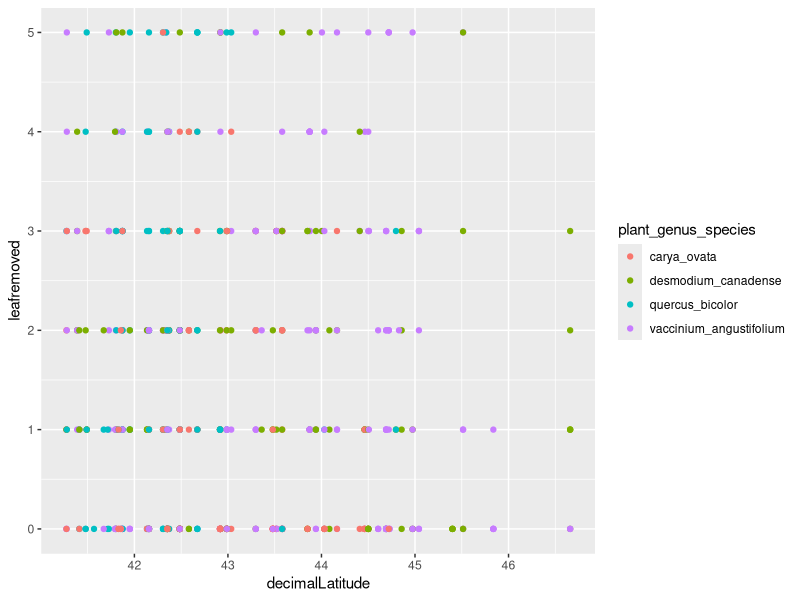
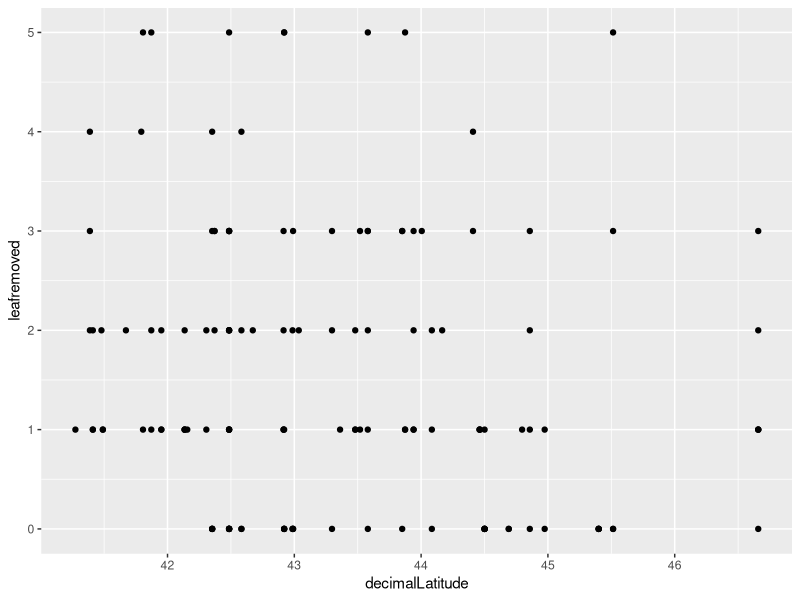
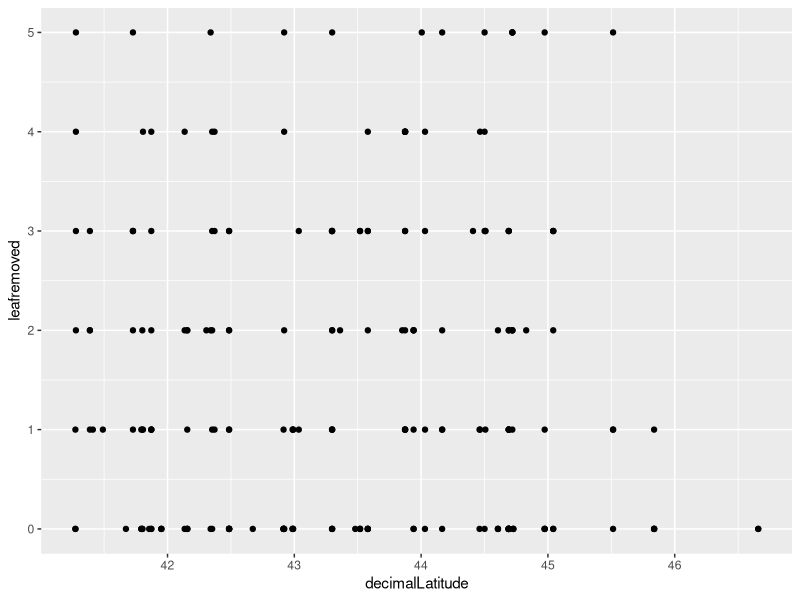
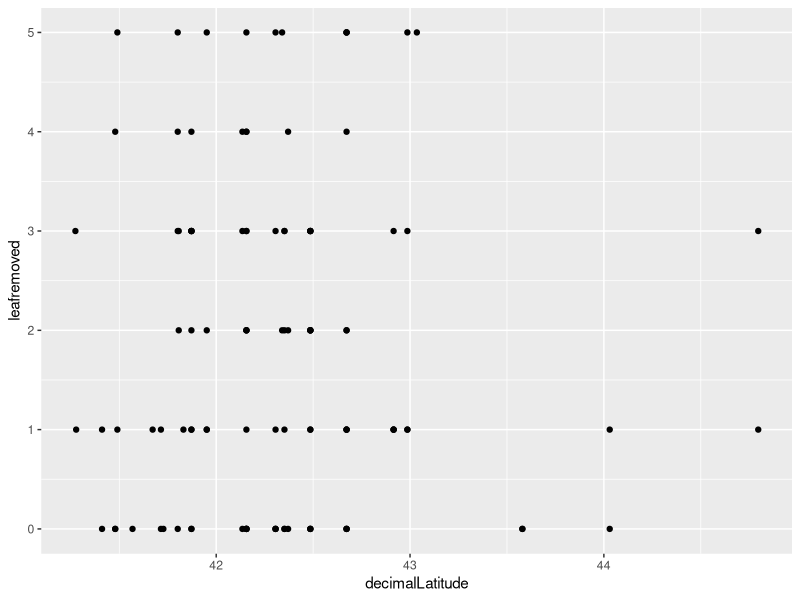
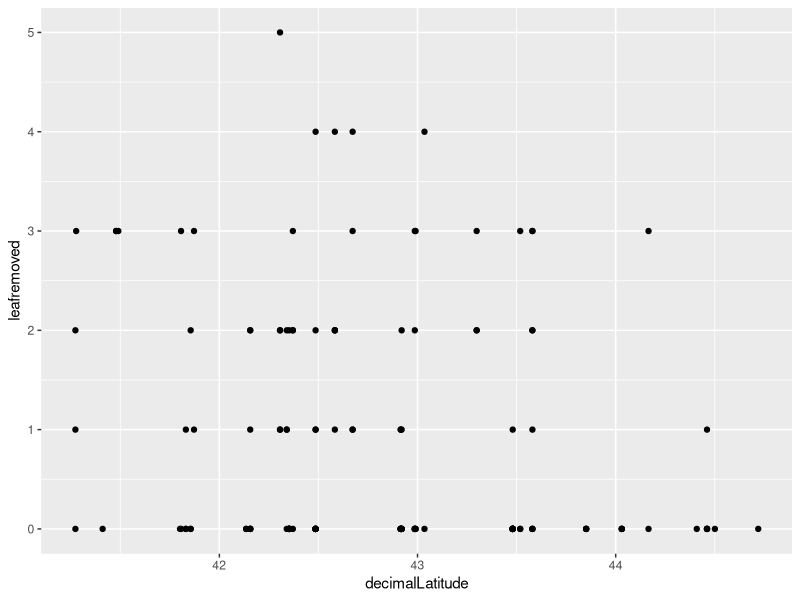
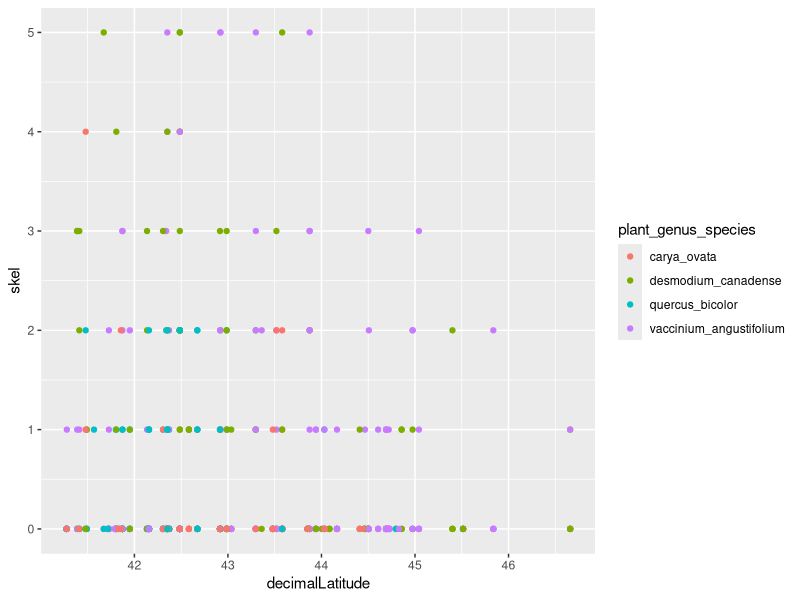
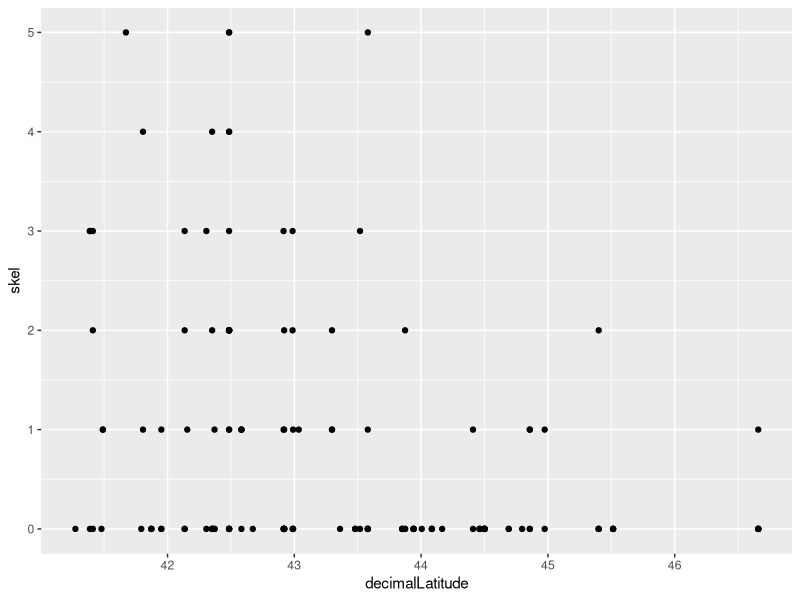
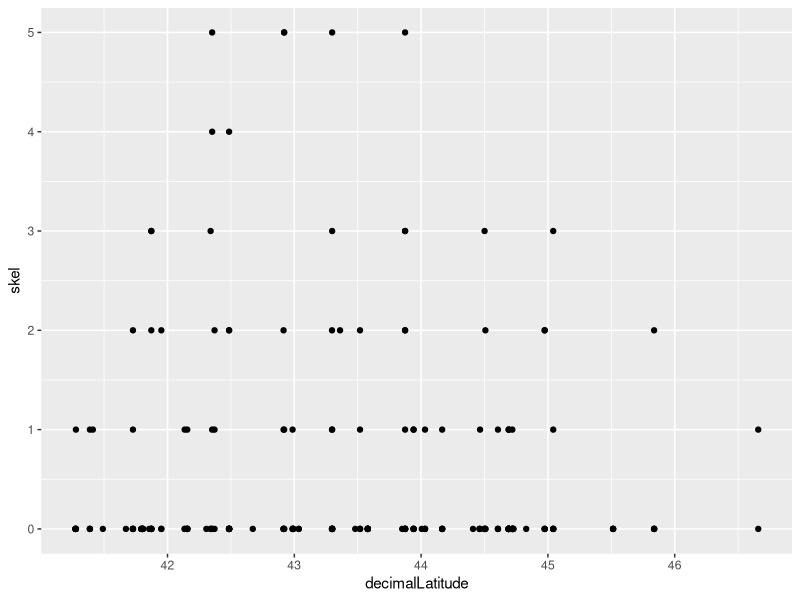

These charts were generated, in order, by the following R code: (Note: this script raises an error after producing the figures.)
library(data.table)
library(ggplot2)
library(lme4)
library(nlme)
library(plyr)

centroids <- read.csv("county_centroids.csv", header=TRUE)
lat_herbiv <- read.csv("Herbivinherbaria_data.csv", header=TRUE)

centroids_NE <- subset(centroids, state=="Maine"|state=="New Hampshire"|state=="Vermont"|state=="Massachusetts"|
                         state=="Rhode Island"|state=="Connecticut")

#This is correct, but do need to figure out where the 20 specimens or so went when joined. Are these just 
#NA's? 
merged <- merge(lat_herbiv, centroids_NE, by=c("county","state"))

DECA <- subset(merged, plant_genus_species =="desmodium_canadense")
VAAN <- subset(merged, plant_genus_species =="vaccinium_angustifolium")
QUBI <- subset(merged, plant_genus_species =="quercus_bicolor")
CAOV <- subset(merged, plant_genus_species =="carya_ovata")

ggplot(merged, aes(x=decimalLatitude, y=leafremoved, colour=plant_genus_species)) + geom_point()
ggplot(DECA, aes(x=decimalLatitude, y=leafremoved)) + geom_point()
ggplot(VAAN, aes(x=decimalLatitude, y=leafremoved)) + geom_point()
ggplot(QUBI, aes(x=decimalLatitude, y=leafremoved)) + geom_point()
ggplot(CAOV, aes(x=decimalLatitude, y=leafremoved)) + geom_point()

ggplot(merged, aes(x=decimalLatitude, y=skel, colour=plant_genus_species)) + geom_point()
ggplot(DECA, aes(x=decimalLatitude, y=skel)) + geom_point()
ggplot(VAAN, aes(x=decimalLatitude, y=skel)) + geom_point()
ggplot(QUBI, aes(x=decimalLatitude, y=skel)) + geom_point()
ggplot(CAOV, aes(x=decimalLatitude, y=skel)) + geom_point()

ggplot(merged, aes(x=decimalLatitude, y=stippling, colour=plant_genus_species)) + geom_point()
ggplot(DECA, aes(x=decimalLatitude, y=stippling)) + geom_point()
ggplot(VAAN, aes(x=decimalLatitude, y=stippling)) + geom_point()
ggplot(QUBI, aes(x=decimalLatitude, y=stippling)) + geom_point()
ggplot(CAOV, aes(x=decimalLatitude, y=stippling)) + geom_point()

ggplot(merged, aes(x=decimalLatitude, y=serpentine.mine, colour=plant_genus_species)) + geom_point()
ggplot(DECA, aes(x=decimalLatitude, y=serpentine.mine)) + geom_point()
ggplot(VAAN, aes(x=decimalLatitude, y=serpentine.mine)) + geom_point()
ggplot(QUBI, aes(x=decimalLatitude, y=serpentine.mine)) + geom_point()
ggplot(CAOV, aes(x=decimalLatitude, y=serpentine.mine)) + geom_point()

ggplot(merged, aes(x=decimalLatitude, y=blotch.mine, colour=plant_genus_species)) + geom_point()
ggplot(DECA, aes(x=decimalLatitude, y=blotch.mine)) + geom_point()
ggplot(VAAN, aes(x=decimalLatitude, y=blotch.mine)) + geom_point()
ggplot(QUBI, aes(x=decimalLatitude, y=blotch.mine)) + geom_point()
ggplot(CAOV, aes(x=decimalLatitude, y=blotch.mine)) + geom_point()

ggplot(merged, aes(x=decimalLatitude, y=sooty.mould, colour=plant_genus_species)) + geom_point()
ggplot(DECA, aes(x=decimalLatitude, y=sooty.mould)) + geom_point()
ggplot(VAAN, aes(x=decimalLatitude, y=sooty.mould)) + geom_point()
ggplot(QUBI, aes(x=decimalLatitude, y=sooty.mould)) + geom_point()
ggplot(CAOV, aes(x=decimalLatitude, y=sooty.mould)) + geom_point()

ggplot(merged, aes(x=decimalLatitude, y=unknown.lesions, colour=plant_genus_species)) + geom_point()
ggplot(DECA, aes(x=decimalLatitude, y=unknown.lesions)) + geom_point()
ggplot(VAAN, aes(x=decimalLatitude, y=unknown.lesions)) + geom_point()
ggplot(QUBI, aes(x=decimalLatitude, y=unknown.lesions)) + geom_point()
ggplot(CAOV, aes(x=decimalLatitude, y=unknown.lesions)) + geom_point()



#test of herbivory with latitude
#create binary data
merged$binary_noherbiv <- ifelse(merged$totalherbiv>0, 1, 0)
merged$binary_chew<- ifelse(merged$leafremoved>0, 1, 0)
merged$binary_skel <- ifelse(merged$skel>0, 1, 0)
merged$binary_stipp <- ifelse(merged$stippling>0, 1, 0)
merged$binary_SM <- ifelse(merged$sooty.mould>0, 1, 0)
merged$binary_lgalls <- ifelse(merged$leaf.galls>0, 1, 0)
merged$binary_blotchmines <- ifelse(merged$blotch.mine>0, 1, 0)
merged$binary_serpmines <- ifelse(merged$serpentine.mine>0, 1, 0)

#create percent with herbivory column
merged_noNAchew <- subset(merged, leafremoved != "NA")
merged_noNAchew$totalboxes <- 5
merged_noNAchew$chew_prop <- merged_noNAchew$leafremoved/merged_noNAchew$totalboxes

model <- glmer(chew_prop~decimalLatitude+month+(1|plant_genus_species), weights=totalboxes, family = binomial(logit), 
               na.action=na.omit, data=merged_noNAchew, control = glmerControl(optimizer = "bobyqa"),
               nAGQ = 10)
summary(model)

chew_glm <- glm(chew_prop~decimalLatitude+plant_genus_species+month+year, weights=totalboxes, family = binomial(logit), 
                 na.action=na.omit, data=merged_noNAchew)
summary(chew_glm)

#Same model with skeletonization
merged_noNAskel <- subset(merged, skel != "NA")
merged_noNAskel$totalboxes <- 5
merged_noNAskel$skel_prop <- merged_noNAskel$skel/merged_noNAskel$totalboxes

model <- glmer(skel_prop~decimalLatitude+month+(1|plant_genus_species), weights=totalboxes, family = binomial(logit), 
               na.action=na.omit, data=merged_noNAskel, control = glmerControl(optimizer = "bobyqa"),
               nAGQ = 10)
summary(model)

skel_glm <- glm(skel_prop~decimalLatitude+plant_genus_species+month+year, weights=totalboxes, family = binomial(logit), 
                na.action=na.omit, data=merged_noNAskel)
summary(skel_glm)

#Same model with stippling
merged_noNAstippling <- subset(merged, stippling != "NA")
merged_noNAstippling$totalboxes <- 5
merged_noNAstippling$stippling_prop <- merged_noNAstippling$stippling/merged_noNAstippling$totalboxes

model <- glmer(stippling_prop~decimalLatitude+month+(1|plant_genus_species), weights=totalboxes, family = binomial(logit), 
               na.action=na.omit, data=merged_noNAstippling, control = glmerControl(optimizer = "bobyqa"),
               nAGQ = 10)
summary(model)

stipp_glm <- glm(stippling_prop~decimalLatitude*plant_genus_species+month+year, weights=totalboxes, family = binomial(logit), 
                na.action=na.omit, data=merged_noNAstippling)
summary(stipp_glm)

#Same model with sooty mould
merged_noNAsooty.mould <- subset(merged, sooty.mould != "NA")
merged_noNAsooty.mould$totalboxes <- 5
merged_noNAsooty.mould$sooty.mould_prop <- merged_noNAsooty.mould$sooty.mould/merged_noNAsooty.mould$totalboxes

model <- glmer(sooty.mould_prop~decimalLatitude+month+(1|plant_genus_species), weights=totalboxes, family = binomial(logit), 
               na.action=na.omit, data=merged_noNAsooty.mould, control = glmerControl(optimizer = "bobyqa"),
               nAGQ = 10)
summary(model)

SM_glm <- glm(sooty.mould_prop~decimalLatitude+plant_genus_species+month+year, weights=totalboxes, family = binomial(logit), 
                 na.action=na.omit, data=merged_noNAsooty.mould)
summary(SM_glm)

#Same model with blotch mine
merged_noNAblotch.mine <- subset(merged, blotch.mine != "NA")
merged_noNAblotch.mine$totalboxes <- 5
merged_noNAblotch.mine$blotch.mine_prop <- merged_noNAblotch.mine$blotch.mine/merged_noNAblotch.mine$totalboxes

model <- glmer(blotch.mine_prop~decimalLatitude+month+(1|plant_genus_species), weights=totalboxes, family = binomial(logit), 
               na.action=na.omit, data=merged_noNAblotch.mine, control = glmerControl(optimizer = "bobyqa"),
               nAGQ = 10)
summary(model)

BM_glm <- glm(blotch.mine_prop~decimalLatitude*plant_genus_species+month+year, weights=totalboxes, family = binomial(logit), 
              na.action=na.omit, data=merged_noNAblotch.mine)
summary(BM_glm)

#Same model with serpentine mine
merged_noNAserpentine.mine <- subset(merged, serpentine.mine != "NA")
merged_noNAserpentine.mine$totalboxes <- 5
merged_noNAserpentine.mine$serpentine.mine_prop <- merged_noNAserpentine.mine$serpentine.mine/merged_noNAserpentine.mine$totalboxes

model <- glmer(serpentine.mine_prop~decimalLatitude+month+(1|plant_genus_species), weights=totalboxes, family = binomial(logit), 
               na.action=na.omit, data=merged_noNAserpentine.mine, control = glmerControl(optimizer = "bobyqa"),
               nAGQ = 10)
summary(model)

SMine_glm <- glm(serpentine.mine_prop~decimalLatitude*plant_genus_species+month+year, weights=totalboxes, family = binomial(logit), 
              na.action=na.omit, data=merged_noNAserpentine.mine)
summary(SMine_glm)

#Output average herbivory data for maps
#Overall averages
average_chew <- ddply(merged, c("county","decimalLatitude", "decimalLongitude", "state"), summarize, mean_lrem = mean(leafremoved, na.rm=T))
average_skel <- ddply(merged, c("county","decimalLatitude", "decimalLongitude", "state"), summarize, mean_skel = mean(skel, na.rm=T))
average_stipp <- ddply(merged, c("county","decimalLatitude", "decimalLongitude",  "state"), summarize, mean_stipp = mean(stippling, na.rm=T))
average_bmines <- ddply(merged, c("county","decimalLatitude", "decimalLongitude", "state"), summarize, mean_bmine = mean(blotch.mine, na.rm=T))
average_serpmines <- ddply(merged, c("county","decimalLatitude","decimalLongitude", "state"), summarize, mean_smine = mean(serpentine.mine, na.rm=T))
average_SM <- ddply(merged, c("county","decimalLatitude", "decimalLongitude", "state"), summarize, mean_SM = mean(sooty.mould, na.rm=T))

df <- join_all(list(average_chew, average_skel, average_stipp, average_bmines, 
                    average_serpmines, average_SM), by = c("county","state"), type = 'full')

write.csv(merged, file="output_countycentroids_herbivory.csv")
write.csv(df, file="output_countycentroids_herbivory_average.csv")

#By species
average_chew_species <- ddply(merged, c("county","decimalLatitude", "decimalLongitude", "state", "plant_genus_species"), summarize, mean_lrem = mean(leafremoved, na.rm=T))
average_skel_species <- ddply(merged, c("county","decimalLatitude", "decimalLongitude", "state", "plant_genus_species"), summarize, mean_skel = mean(skel, na.rm=T))
average_stipp_species <- ddply(merged, c("county","decimalLatitude", "decimalLongitude",  "state", "plant_genus_species"), summarize, mean_stipp = mean(stippling, na.rm=T))
average_bmines_species <- ddply(merged, c("county","decimalLatitude", "decimalLongitude", "state", "plant_genus_species"), summarize, mean_bmine = mean(blotch.mine, na.rm=T))
average_serpmines_species <- ddply(merged, c("county","decimalLatitude","decimalLongitude", "state", "plant_genus_species"), summarize, mean_smine = mean(serpentine.mine, na.rm=T))
average_SM_species <- ddply(merged, c("county","decimalLatitude", "decimalLongitude", "state", "plant_genus_species"), summarize, mean_SM = mean(sooty.mould, na.rm=T))

#Separate dataframes by species
average_chew_DECA <- subset(average_chew_species, plant_genus_species == "desmodium_canadense")
average_skel_DECA <- subset(average_skel_species, plant_genus_species == "desmodium_canadense")
average_stipp_DECA <- subset(average_stipp_species, plant_genus_species == "desmodium_canadense")
average_bmines_DECA <- subset(average_bmines_species, plant_genus_species == "desmodium_canadense")
average_serpmines_DECA <- subset(average_serpmines_species, plant_genus_species == "desmodium_canadense")
average_SM_DECA <- subset(average_SM_species, plant_genus_species == "desmodium_canadense")

df_DECA <- join_all(list(average_chew_DECA, average_skel_DECA, average_stipp_DECA, average_bmines_DECA, 
                    average_serpmines_DECA, average_SM_DECA), by = c("county","state"), type = 'full')

average_chew_VAAN <- subset(average_chew_species, plant_genus_species == "vaccinium_angustifolium")
average_skel_VAAN <- subset(average_skel_species, plant_genus_species == "vaccinium_angustifolium")
average_stipp_VAAN <- subset(average_stipp_species, plant_genus_species == "vaccinium_angustifolium")
average_bmines_VAAN <- subset(average_bmines_species, plant_genus_species == "vaccinium_angustifolium")
average_serpmines_VAAN <- subset(average_serpmines_species, plant_genus_species == "vaccinium_angustifolium")
average_SM_VAAN <- subset(average_SM_species, plant_genus_species == "vaccinium_angustifolium")

df_VAAN <- join_all(list(average_chew_VAAN, average_skel_VAAN, average_stipp_VAAN, average_bmines_VAAN, 
                         average_serpmines_VAAN, average_SM_VAAN), by = c("county","state"), type = 'full')

average_chew_QUBI <- subset(average_chew_species, plant_genus_species == "quercus_bicolor")
average_skel_QUBI <- subset(average_skel_species, plant_genus_species == "quercus_bicolor")
average_stipp_QUBI <- subset(average_stipp_species, plant_genus_species == "quercus_bicolor")
average_bmines_QUBI <- subset(average_bmines_species, plant_genus_species == "quercus_bicolor")
average_serpmines_QUBI <- subset(average_serpmines_species, plant_genus_species == "quercus_bicolor")
average_SM_QUBI <- subset(average_SM_species, plant_genus_species == "quercus_bicolor")

df_QUBI <- join_all(list(average_chew_QUBI, average_skel_QUBI, average_stipp_QUBI, average_bmines_QUBI, 
                         average_serpmines_QUBI, average_SM_QUBI), by = c("county","state"), type = 'full')
df_QUBI <- subset(df_QUBI, mean_lrem !="NaN")

average_chew_CAOV <- subset(average_chew_species, plant_genus_species == "carya_ovata")
average_skel_CAOV <- subset(average_skel_species, plant_genus_species == "carya_ovata")
average_stipp_CAOV <- subset(average_stipp_species, plant_genus_species == "carya_ovata")
average_bmines_CAOV <- subset(average_bmines_species, plant_genus_species == "carya_ovata")
average_serpmines_CAOV <- subset(average_serpmines_species, plant_genus_species == "carya_ovata")
average_SM_CAOV <- subset(average_SM_species, plant_genus_species == "carya_ovata")

df_CAOV <- join_all(list(average_chew_CAOV, average_skel_CAOV, average_stipp_CAOV, average_bmines_CAOV, 
                         average_serpmines_CAOV, average_SM_CAOV), by = c("county","state"), type = 'full')

#Export dataframes by species
write.csv(df_DECA, file="output_herbiv_avgs_DECA.csv")
write.csv(df_VAAN, file="output_herbiv_avgs_VAAN.csv")
write.csv(df_QUBI, file="output_herbiv_avgs_QUBI.csv")
write.csv(df_CAOV, file="output_herbiv_avgs_CAOV.csv")

#Take a look at averages
average_chew_DECA <- subset(average_chew_species, plant_genus_species == "desmodium_canadense")
average_chew_VAAN <-  subset(average_chew_species, plant_genus_species == "vaccinium_angustifolium")
average_chew_QUBI <-  subset(average_chew_species, plant_genus_species == "quercus_bicolor")
average_chew_CAOV <-  subset(average_chew_species, plant_genus_species == "carya_ovata")

plot(average_chew_DECA$decimalLatitude, average_chew_DECA$mean_lrem)
plot(average_chew_VAAN$decimalLatitude, average_chew_VAAN$mean_lrem)
plot(average_chew_QUBI$decimalLatitude, average_chew_QUBI$mean_lrem)
plot(average_chew_CAOV$decimalLatitude, average_chew_CAOV$mean_lrem)




